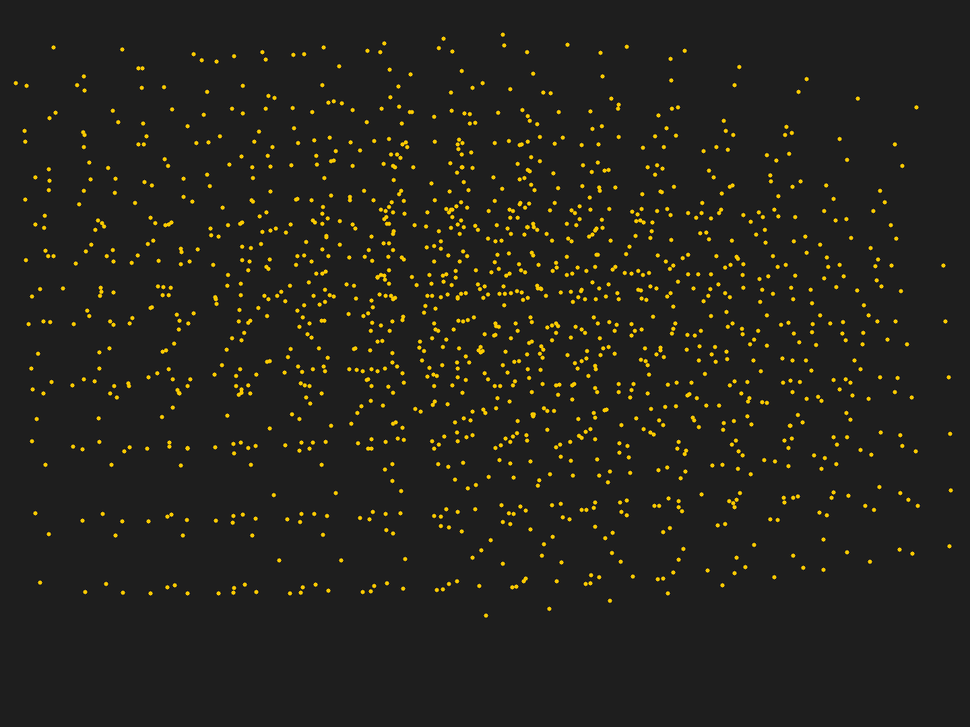
#> input picture Hk_Robot_Driver/humble/scripts/coverage_hk.png, 970 x 727 px, shrunk from 1440 x 1080 before the run; its folder holds only this picture in this run
$ python calibrate.py --images . --cols 5 --rows 5
#> lines starting #> are read from the running program, lines starting #| are printed output that depends on the picture
#!/usr/bin/env python3
"""
Calibracion intrinseca de camara (patron de tablero de ajedrez) con OpenCV.

Uso:
    python3 calibrate.py --images ./calib_images --cols 9 --rows 6 --square 25.0 \
        --out calibration.yaml --camera-name camt1

    --cols / --rows : numero de ESQUINAS INTERNAS del tablero (no de casillas).
                       Un tablero de 10x7 casillas tiene 9x6 esquinas internas.
    --square         : tamano de un lado de casilla, en milimetros (o cualquier
                        unidad consistente; solo afecta a la escala, no a la
                        calidad de la calibracion).

Salida:
    Un fichero YAML con el mismo formato que usa camera_info_manager de ROS
    (compatible con el parametro `camera_info_url` del driver, por si en el
    futuro quieres reutilizar esta calibracion desde ROS2).

Requisitos:
    pip install opencv-python numpy pyyaml --break-system-packages
"""

import argparse
import glob
import os
import sys

import cv2
import numpy as np
import yaml


def main():
    parser = argparse.ArgumentParser(description=__doc__, formatter_class=argparse.RawDescriptionHelpFormatter)
    parser.add_argument("--images", required=True, help="Carpeta con las imagenes capturadas (png/jpg)")
    parser.add_argument("--cols", type=int, required=True, help="Esquinas internas del tablero, eje horizontal")
    parser.add_argument("--rows", type=int, required=True, help="Esquinas internas del tablero, eje vertical")
    parser.add_argument("--square", type=float, default=1.0, help="Tamano del lado de una casilla (unidad libre, por defecto 1.0)")
    parser.add_argument("--out", default="calibration.yaml", help="Fichero YAML de salida")
    parser.add_argument("--camera-name", default="camera", help="Nombre de la camara para el YAML de salida")
    parser.add_argument("--show", action="store_true", help="Muestra cada imagen con las esquinas detectadas")
    parser.add_argument("--coverage", default=None, help="Guarda un PNG mostrando donde cayeron todas las esquinas detectadas (para ver que zonas del frame te faltan)")
    args = parser.parse_args()

    pattern_size = (args.cols, args.rows)

    image_paths = sorted(
        glob.glob(os.path.join(args.images, "*.png"))
        + glob.glob(os.path.join(args.images, "*.jpg"))
        + glob.glob(os.path.join(args.images, "*.jpeg"))
    )
    if not image_paths:
        sys.exit(f"No se han encontrado imagenes en '{args.images}'.")

    # Puntos 3D del patron en su propio sistema de coordenadas (Z=0, plano).
    objp = np.zeros((pattern_size[0] * pattern_size[1], 3), np.float32)
    objp[:, :2] = np.mgrid[0:pattern_size[0], 0:pattern_size[1]].T.reshape(-1, 2)
    objp *= args.square

    criteria = (cv2.TERM_CRITERIA_EPS + cv2.TERM_CRITERIA_MAX_ITER, 30, 0.001)

    obj_points = []  # puntos 3D reales
    img_points = []  # puntos 2D detectados en la imagen
    used_paths = []  # ruta de cada imagen que se uso, en el mismo orden que obj_points/img_points
    image_size = None
    used = 0

    for path in image_paths:
        img = cv2.imread(path)
#> img is the input picture: shape (727, 970, 3); mean B, G, R 29.3, 34.4, 35.6
        if img is None:
            print(f"Aviso: no se pudo leer '{path}', se omite.")
            continue

        gray = cv2.cvtColor(img, cv2.COLOR_BGR2GRAY)
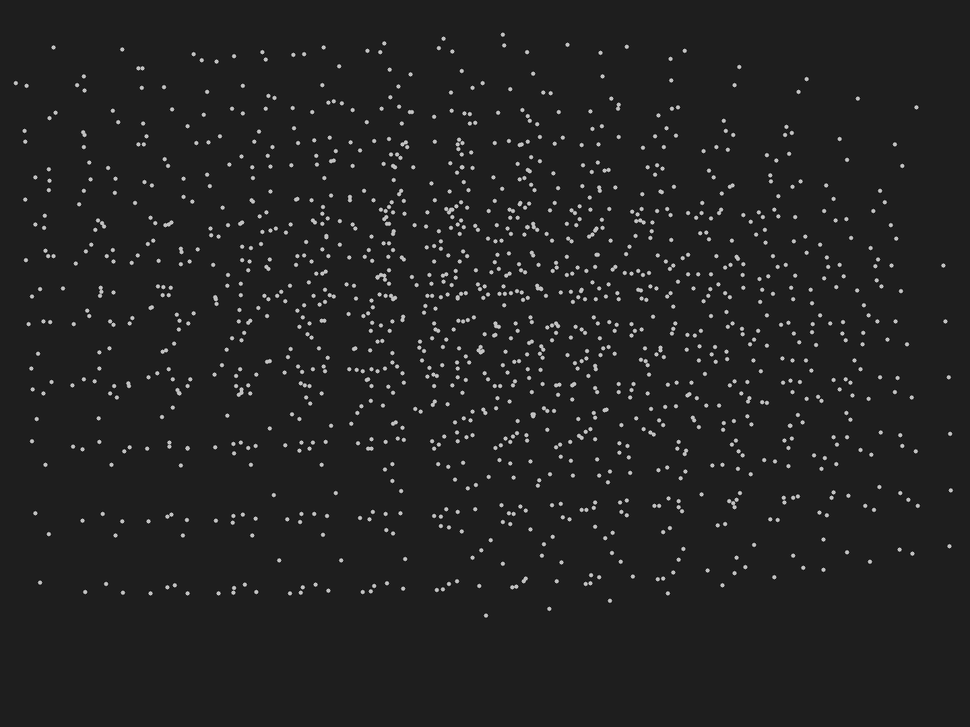
#> gray: shape (727, 970); min 4, max 211, mean 34.1
        if image_size is None:
            image_size = gray.shape[::-1]  # (width, height)
#> image_size = (970, 727)

        found, corners = cv2.findChessboardCorners(
            gray, pattern_size,
            cv2.CALIB_CB_ADAPTIVE_THRESH + cv2.CALIB_CB_NORMALIZE_IMAGE + cv2.CALIB_CB_FAST_CHECK
        )
#> found = False; corners = None

        if found:
            corners_refined = cv2.cornerSubPix(gray, corners, (11, 11), (-1, -1), criteria)
            obj_points.append(objp)
            img_points.append(corners_refined)
            used_paths.append(path)
            used += 1

            if args.show:
                vis = img.copy()
                cv2.drawChessboardCorners(vis, pattern_size, corners_refined, found)
                cv2.imshow("Esquinas detectadas", vis)
                cv2.waitKey(300)
        else:
            print(f"No se detecto el patron en: {os.path.basename(path)}")

    if args.show:
        cv2.destroyAllWindows()

    print(f"\nPatron detectado en {used}/{len(image_paths)} imagenes.")
    if used < 10:
        print("Aviso: con menos de 10 imagenes validas la calibracion suele ser poco fiable. "
              "Repite la captura con mas variedad de angulos/distancias si puedes.")
    if used < 4:
#> (the run stopped early here; a loop or call above may not have finished)
